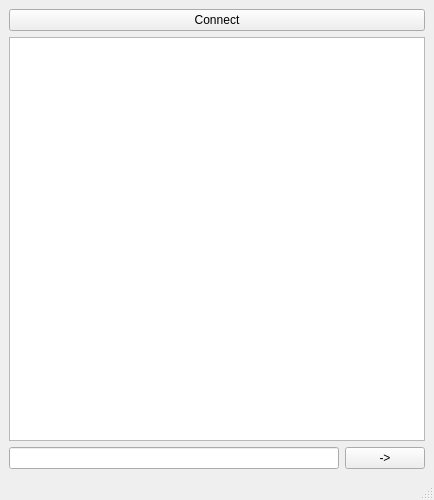
<?xml version="1.0" encoding="UTF-8"?>
<ui version="4.0">
 <class>MainWindow</class>
 <widget class="QMainWindow" name="MainWindow">
  <property name="geometry">
   <rect>
    <x>0</x>
    <y>0</y>
    <width>434</width>
    <height>500</height>
   </rect>
  </property>
  <property name="windowTitle">
   <string>MainWindow</string>
  </property>
  <widget class="QWidget" name="centralwidget">
   <layout class="QGridLayout" name="gridLayout">
    <item row="0" column="0">
     <layout class="QVBoxLayout" name="verticalLayout">
      <item>
       <widget class="QPushButton" name="btnConnect">
        <property name="text">
         <string>Connect</string>
        </property>
       </widget>
      </item>
      <item>
       <widget class="QTextBrowser" name="textBrowser"/>
      </item>
      <item>
       <layout class="QHBoxLayout" name="horizontalLayout">
        <item>
         <widget class="QLineEdit" name="lineEdit"/>
        </item>
        <item>
         <widget class="QPushButton" name="btnSend">
          <property name="text">
           <string>-&gt;</string>
          </property>
         </widget>
        </item>
       </layout>
      </item>
     </layout>
    </item>
   </layout>
  </widget>
  <widget class="QMenuBar" name="menubar">
   <property name="geometry">
    <rect>
     <x>0</x>
     <y>0</y>
     <width>434</width>
     <height>25</height>
    </rect>
   </property>
  </widget>
  <widget class="QStatusBar" name="statusbar"/>
 </widget>
 <resources/>
 <connections/>
</ui>
